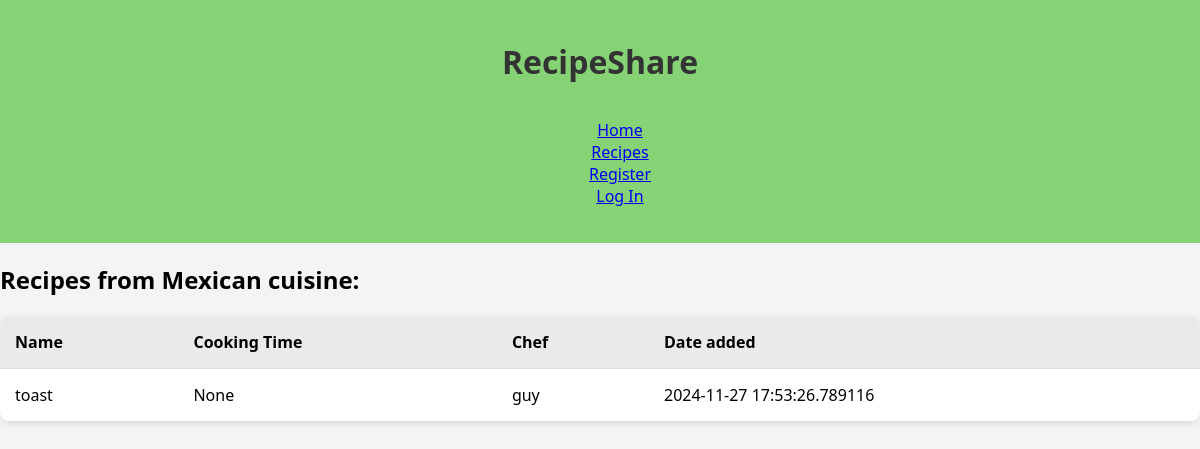
/cuisine/1, run on an earlier commit of the app's database.
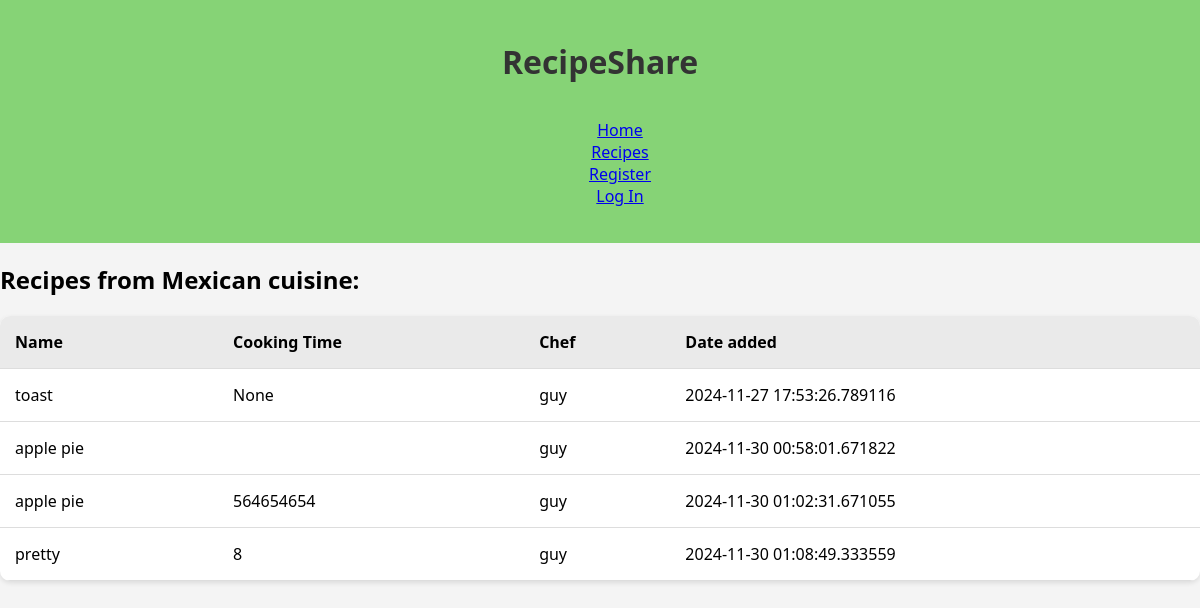
And on a later commit of the database.
### models.py (models this page shows, shortened)
class Cuisine(db.Model):
    __tablename__ = 'cuisines'
    cuisine_id = db.mapped_column(db.Integer, primary_key=True)
    cuisine_name = db.mapped_column(db.String(50))
    recipes = db.relationship('Recipe', back_populates='cuisine')

class Recipe(db.Model):
    __tablename__ = 'recipes'
    recipe_id = db.mapped_column(db.Integer, primary_key=True)
    recipe_name = db.mapped_column(db.String(500))
    ingredients = db.mapped_column(db.String(1000))
    method = db.mapped_column(db.String(5000))
    total_time = db.mapped_column(db.Integer)
    date_added = db.mapped_column(db.DateTime, default=datetime.now(timezone.utc))
    chef_id = db.mapped_column(db.Integer, db.ForeignKey('users.user_id'), nullable=False)
    cuisine_id = db.mapped_column(db.Integer, db.ForeignKey('cuisines.cuisine_id'), nullable=False)
    chef = db.relationship('User', back_populates='recipes')
    cuisine = db.relationship('Cuisine', back_populates='recipes')
    favorites = db.relationship('Favorite', back_populates='recipe')

class User(UserMixin, db.Model):
    __tablename__ = 'users'
    user_id = db.mapped_column(db.Integer, primary_key=True)
    username = db.mapped_column(db.String(50), unique=True)
    is_chef = db.mapped_column(db.Boolean, default=False)
    recipes = db.relationship('Recipe', back_populates='chef')
    favorites = db.relationship('Favorite', back_populates='user')

### app.py (the view)
@app.route('/cuisine/<int:cuisine_id>')
def cuisine_category(cuisine_id):
    cuisine = Cuisine.query.get_or_404(cuisine_id)
    return render_template('cuisine.html', cuisine=cuisine)

### templates/cuisine.html
{% extends 'base.html' %}
{% block content %}
    <h2>Recipes from {{cuisine.cuisine_name}} cuisine:</h2>
    <table>
        <thead>
            <tr>
                <th scope="col">Name</th>
                <th scope="col">Cooking Time</th>
                <th scope="col">Chef</th>
                <th scope="col">Date added</th>
            </tr>
        </thead>
        <tbody>
            {% for recipe in cuisine.recipes %}
            <tr>
                <td>{{recipe.recipe_name}}</td>
                <td>{{recipe.total_time}}</td>
                <td>{{recipe.chef.username}}</td>
                <td>{{recipe.date_added}}</td>
            </tr>
            {% else %}
            <tr>
                <td colspan="4">No recipes found in the {{cuisine.cuisine_name}} section</td>
            </tr>
            {% endfor %}
        </tbody>
    </table>
{% endblock %}

### templates/base.html (shortened to what this page needs)
<!DOCTYPE html>
<html lang="en">
    <head>
        <link rel="stylesheet" type="text/css" href="{{ url_for('static', filename='style.css') }}">
    </head>
    <body>
        <header>
            <h1>RecipeShare</h1>
            <nav class="navigation">
                <ul>
                    <li><a href="{{ url_for('index') }}">Home</a></li>
                    <li><a href="{{ url_for('recipe_list') }}">Recipes</a></li>
                    {% if current_user.is_authenticated %}
                        {% if current_user.is_chef %}
                            <li><a href="{{ url_for('add_recipe') }}">Add Recipe</a></li>
                        {% endif %}
                        <li><a href="{{ url_for('logout_page') }}">Log Out</a></li>
                    {% else %}
                    <li><a href="{{ url_for('register_page') }}">Register</a></li>
                    <li><a href="{{ url_for('login_page') }}">Log In</a></li>
                    {% endif %}
                </ul>
            </nav>
        </header>
        <main>
            {% block content %}{% endblock %}
        </main>
    </body>
</html>

### static/style.css (style rules this page uses)
* { box-sizing: border-box; }
body { padding: 0; font-family: 'Segoe UI', Tahoma, Geneva, Verdana, sans-serif; background-color: #f4f4f4; margin: 0px; }
h1 { margin: 20px; }
header { background-color: #86d376; padding: 20px; color: #333333; text-align: center; }
nav { background-color: #86d376; overflow: hidden; }
.navigation ul { list-style: none; }
table { width: 100%; border-collapse: collapse; margin-top: 20px; background-color: #fff; border-radius: 10px; overflow: hidden; box-shadow: 0 2px 5px rgba(0,0,0,0.1); }
table th, table td { padding: 15px; text-align: left; }
table thead { background-color: #eaeaea; }
table tr { border-bottom: 1px solid #ddd; transition: background-color 0.2s; }

What changed in the data, as far as the page shows it:
added Recipe: recipe_name "apple pie", chef.username "guy", date_added "2024-11-30 00:58:01.671822"
added Recipe: recipe_name "apple pie", total_time "564654654", chef.username "guy", date_added "2024-11-30 01:02:31.671055"
added Recipe: recipe_name "pretty", total_time "8", chef.username "guy", date_added "2024-11-30 01:08:49.333559"
